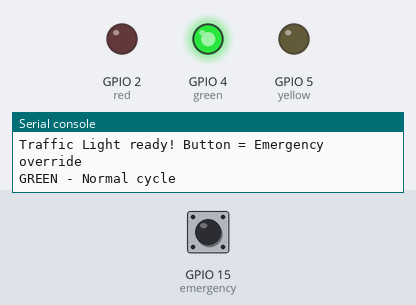
Simulated run of this program. Board: ESP32 board running MicroPython. Parts: output pins drawn as LEDs (lit = HIGH), the last lines printed to the serial console. Inputs (shaded band) come from the test bench; at power-on: GPIO 15 (emergency) HIGH.

Above: at 1.2 s.
1.3 s: GPIO 15 (emergency) pulled LOW for 0.15 s
At 7.0 s:
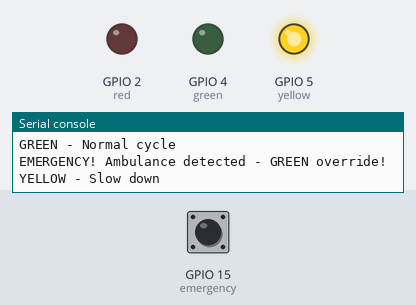
7.4 s: GPIO 15 (emergency) pulled LOW for 1 s
At 21.4 s:
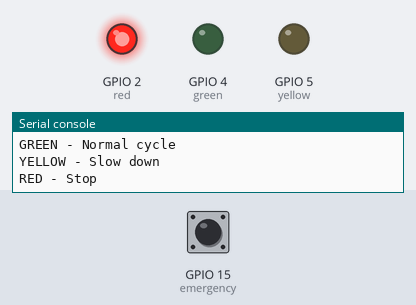
Timing chart, 0 to 33.8 s (numbered marks = the images above; inputs shaded):
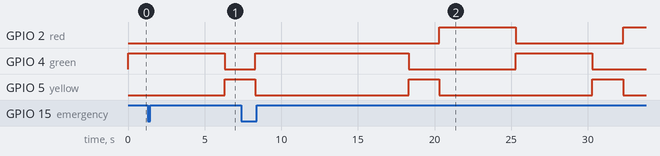

Measured:
- after the input at 1.3 s, GPIO 2 (red): stays LOW (without the input it goes to HIGH after 5.7 s); GPIO 4 (green): HIGH → LOW after 5.0 s instead of 3.7 s
- by itself, GPIO 5 (yellow): alternates HIGH for 2.0 s and LOW for 10.0 s

The program:

activity3_emergency_override.py
```python
# Activity 3 - Emergency Override (ambulance button)
# Circuit: same 3 LEDs as Activity 2 + pushbutton between GPIO 15 and GND
from machine import Pin
import time

green = Pin(4, Pin.OUT)
yellow = Pin(5, Pin.OUT)
red = Pin(2, Pin.OUT)
emergency = Pin(15, Pin.IN, Pin.PULL_UP)   # pressed = 0 (because of pull-up)


def all_off():
    green.value(0)
    yellow.value(0)
    red.value(0)


def emergency_green():
    print('EMERGENCY! Ambulance detected - GREEN override!')
    all_off()
    green.value(1)
    time.sleep(5)          # 5 seconds green for the ambulance
    all_off()


all_off()
print('Traffic Light ready! Button = Emergency override')

while True:
    # Emergency check pehle
    if emergency.value() == 0:
        emergency_green()
        continue

    # Normal GREEN (check button every 0.1 s)
    print('GREEN - Normal cycle')
    all_off()
    green.value(1)
    for _ in range(50):
        if emergency.value() == 0:
            emergency_green()
            break
        time.sleep(0.1)

    # Normal YELLOW
    print('YELLOW - Slow down')
    all_off()
    yellow.value(1)
    time.sleep(2)

    # Normal RED (check button every 0.1 s)
    print('RED - Stop')
    all_off()
    red.value(1)
    for _ in range(50):
        if emergency.value() == 0:
            emergency_green()
            break
        time.sleep(0.1)
```
